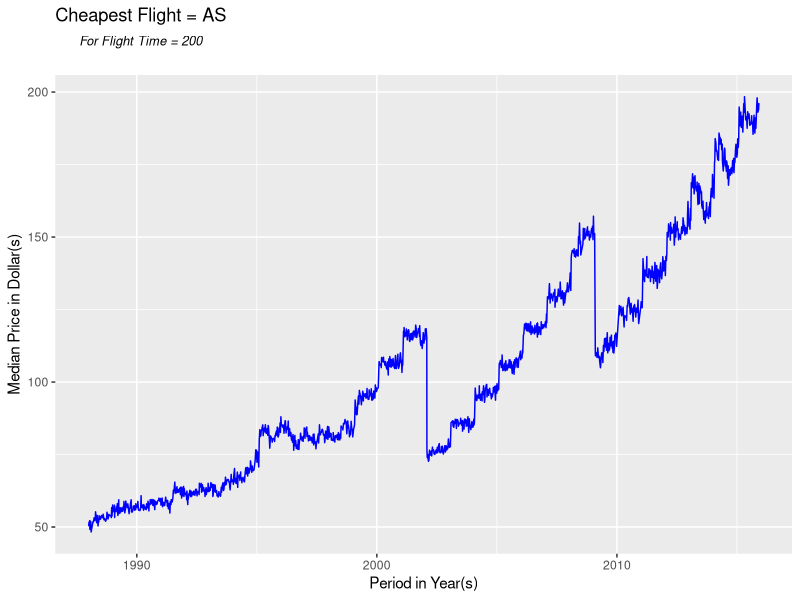
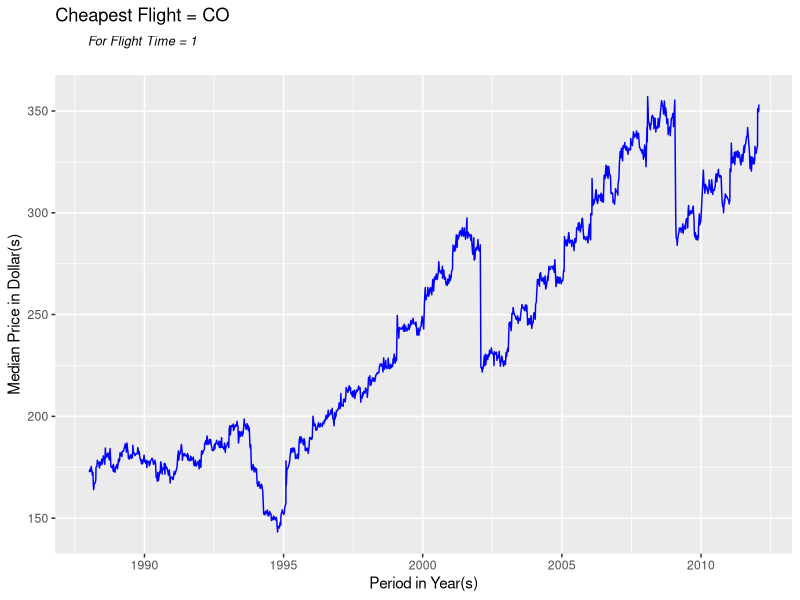

These figures' R source, in order:
## ---- chunk 1
setwd(getwd())

library(ggplot2)
library(scales)
dfRawData = read.csv('a4_regression_sa_200.csv', header = F, sep = ',', quote = "")

colnames(dfRawData) = c("Date", "Week", "MediaPrice")
dfRawDataNull = subset(dfRawData, (is.na(dfRawData$MediaPrice)))
dfRawDataNNull = subset(dfRawData, !(is.na(dfRawData$MediaPrice)))
colnames(dfRawDataNull) = c("Flight", "Time")

# Sorting by Date 
dfRawDataNNull = dfRawDataNNull[order(dfRawDataNNull$Date), ]
dfRawDataNNull$Date = as.Date( dfRawDataNNull$Date, '%Y-%m-%d')
plot.title = paste("Cheapest Flight = ", unique(dfRawDataNull$Flight), sep="")
plot.subtitle = paste("For Flight Time = ", unique(dfRawDataNull$Time), sep="")

ggplot(dfRawDataNNull, aes(Date, MediaPrice)) + 
  geom_line(colour="blue") +
  xlab("Period in Year(s)") + 
  ylab("Median Price in Dollar(s)") +
  ggtitle(bquote(atop(.(plot.title), atop(italic(.(plot.subtitle)), "")))) + 
  scale_x_date(labels = date_format("%Y"))
## ---- chunk 2
setwd(getwd())

library(ggplot2)
library(scales)
dfRawData = read.csv('a4_regression_sa_1.csv', header = F, sep = ',', quote = "")

colnames(dfRawData) = c("Date", "Week", "MediaPrice")
dfRawDataNull = subset(dfRawData, (is.na(dfRawData$MediaPrice)))
dfRawDataNNull = subset(dfRawData, !(is.na(dfRawData$MediaPrice)))
colnames(dfRawDataNull) = c("Flight", "Time")

# Sorting by Date 
dfRawDataNNull = dfRawDataNNull[order(dfRawDataNNull$Date), ]
dfRawDataNNull$Date = as.Date( dfRawDataNNull$Date, '%Y-%m-%d')
plot.title = paste("Cheapest Flight = ", unique(dfRawDataNull$Flight), sep="")
plot.subtitle = paste("For Flight Time = ", unique(dfRawDataNull$Time), sep="")

ggplot(dfRawDataNNull, aes(Date, MediaPrice)) + 
  geom_line(colour="blue") +
  xlab("Period in Year(s)") + 
  ylab("Median Price in Dollar(s)") +
  ggtitle(bquote(atop(.(plot.title), atop(italic(.(plot.subtitle)), "")))) + 
  scale_x_date(labels = date_format("%Y"))
